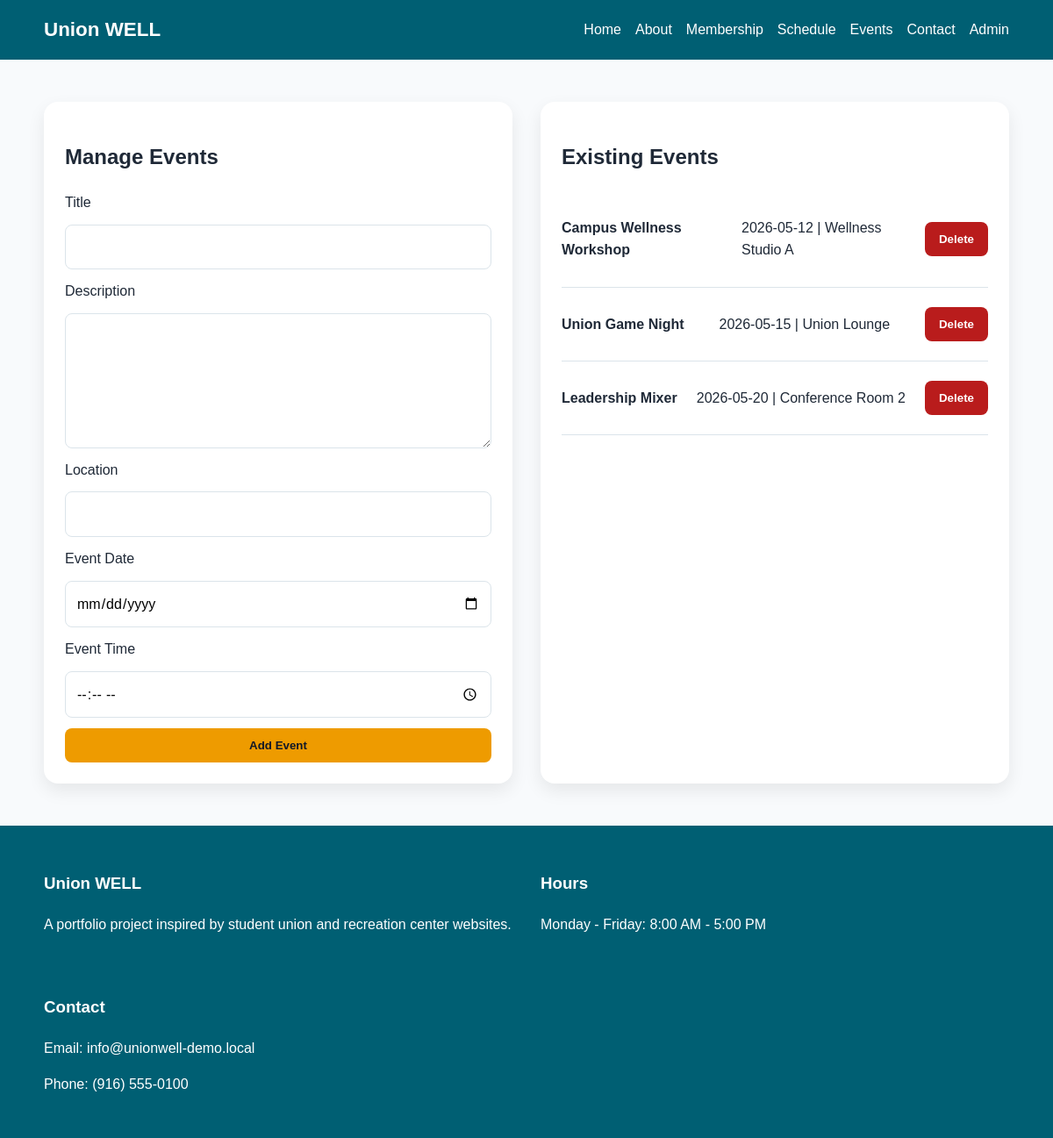
The app's page /admin/manage-events.php (signed in) with its own data.
### tables this page shows
CREATE TABLE events (
    id INT AUTO_INCREMENT PRIMARY KEY,
    title VARCHAR(150) NOT NULL,
    description TEXT NOT NULL,
    location VARCHAR(150) NOT NULL,
    event_date DATE NOT NULL,
    event_time TIME NOT NULL,
    image_path VARCHAR(255) DEFAULT NULL,
    created_at TIMESTAMP DEFAULT CURRENT_TIMESTAMP
);

### includes/functions.php (called while the page is built, shortened)
<?php
function escape(string $value): string {
    return htmlspecialchars($value, ENT_QUOTES, 'UTF-8');
}
?>

### admin/manage-events.php (the view, shortened to what this page needs)
<?php
require_once __DIR__ . '/../includes/db.php';
$events = $pdo->query('SELECT * FROM events ORDER BY event_date ASC')->fetchAll();
include __DIR__ . '/../includes/header.php';
?>
<section class="section">
    <div class="container two-column admin-layout">
        <div class="card">
            <h1>Manage Events</h1>
            <form method="post">
                <label for="title">Title</label>
                <input type="text" id="title" name="title" required>
                <label for="description">Description</label>
                <textarea id="description" name="description" rows="5" required></textarea>
                <label for="location">Location</label>
                <input type="text" id="location" name="location" required>
                <label for="event_date">Event Date</label>
                <input type="date" id="event_date" name="event_date" required>
                <label for="event_time">Event Time</label>
                <input type="time" id="event_time" name="event_time" required>
                <button class="btn btn-primary" type="submit">Add Event</button>
            </form>
        </div>
        <div class="card">
            <h2>Existing Events</h2>
            <?php foreach ($events as $event): ?>
                <div class="admin-item">
                    <p><strong><?= escape($event['title']) ?></strong></p>
                    <p><?= escape($event['event_date']) ?> | <?= escape($event['location']) ?></p>
                    <form method="post">
                        <button class="btn btn-danger" type="submit">Delete</button>
                    </form>
                </div>
            <?php endforeach; ?>
        </div>
    </div>
</section>
<?php include __DIR__ . '/../includes/footer.php'; ?>

### assets/css/style.css (style rules this page uses)
:root { --primary: #005f73; --secondary: #0a9396; --accent: #ee9b00; --bg: #f8fafc; --text: #1f2937; --white: #ffffff; --danger: #b91c1c; --border: #dbe4ea; }
* { box-sizing: border-box; }
body { margin: 0; font-family: Arial, sans-serif; color: var(--text); background: var(--bg); line-height: 1.6; }
.container { width: min(1100px, 92%); margin: 0 auto; }
.hero-grid, .two-column, .footer-grid, .admin-layout { display: grid; gap: 2rem; grid-template-columns: repeat(2, minmax(0, 1fr)); }
.hero-card, .card { background: var(--white); color: var(--text); border-radius: 1rem; padding: 1.5rem; box-shadow: 0 8px 20px rgba(0,0,0,0.08); }
.section { padding: 3rem 0; }
.btn { display: inline-block; padding: 0.75rem 1rem; border-radius: 0.5rem; font-weight: bold; border: none; cursor: pointer; }
.btn-primary { background: var(--accent); color: #111827; }
.btn-danger { background: var(--danger); color: var(--white); }
form { display: grid; gap: 0.75rem; }
input, textarea, select { width: 100%; padding: 0.75rem; border: 1px solid var(--border); border-radius: 0.5rem; font: inherit; }
.admin-item { border-bottom: 1px solid var(--border); padding: 0.8rem 0; display: flex; align-items: center; justify-content: space-between; gap: 1rem; }

### records on screen
events: title "Campus Wellness Workshop", event_date "2026-05-12", location "Wellness Studio A"
events: title "Union Game Night", event_date "2026-05-15", location "Union Lounge"
events: title "Leadership Mixer", event_date "2026-05-20", location "Conference Room 2"
